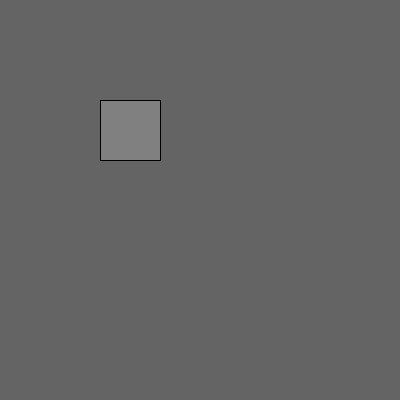
Frame 1 (no input)
Frame 60 (the mouse pressed at the canvas centre just before this capture): identical to frame 1, image omitted
Frame 120 (the mouse held since frame 60 and released just before this capture): identical to frame 1, image omitted

The Processing sketch that drew this single still picture (run headless with seeded random() and noise(); from frame 60 on, the mouse is pressed at the canvas centre):

// Processing sketch: Colour_Core
// ── Colour_Core.pde
int red;  // Global variable for the red color component

void setup() {
  size(400, 400);  // Set the size of the canvas
  red = 128;       // Initialize the red value to 128
}

void draw() {
  background(100);           // Set the background to a gray color
  fill(red, 128, 128);        // Set the fill color with variable red, fixed green and blue
  rect(100, 100, 60, 60);     // Draw a rectangle at (100, 100) with a size of 60x60
}

void keyPressed() {
  // Increment red by 10 when 'R' is pressed
  if (key == 'R') {
    red = min(red + 10, 255); // Ensure the value stays within 0-255
  }
  
  // Decrement red by 10 when 'r' is pressed
  if (key == 'r') {
    red = max(red - 10, 0);   // Ensure the value stays within 0-255
  }
}
